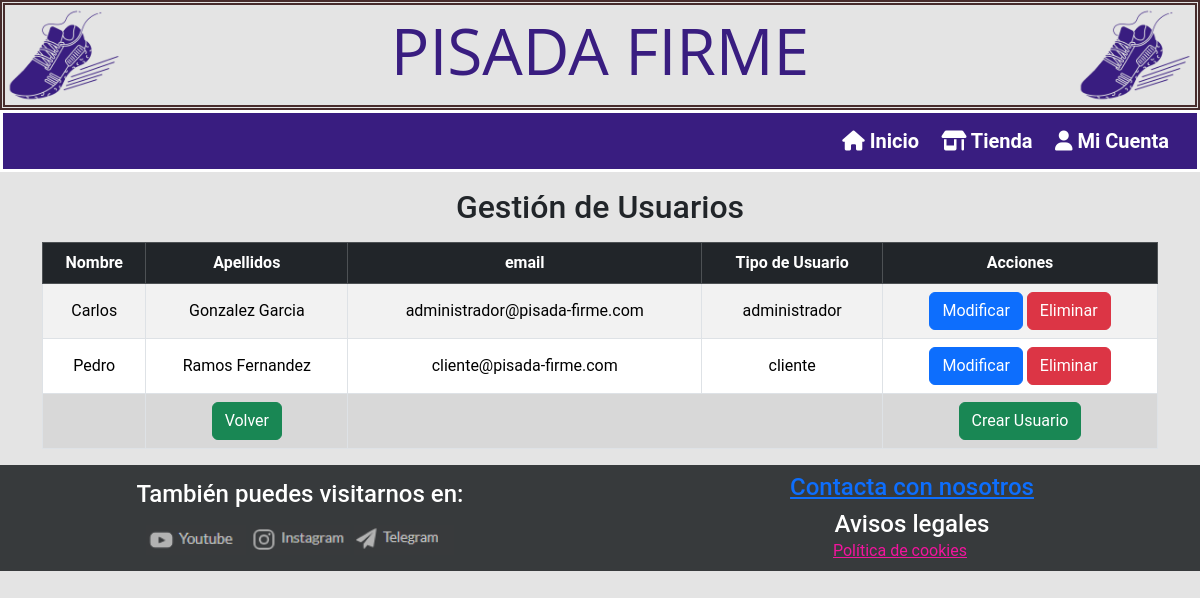
The app's page /php/administrador/gestion_usuarios.php (signed in) with its own data.
### tables this page shows
CREATE TABLE `usuarios` (
  `id` int(11) NOT NULL,
  `nombre` varchar(50) NOT NULL,
  `apellidos` varchar(100) NOT NULL,
  `email` varchar(100) NOT NULL,
  `password` varchar(255) NOT NULL,
  `tipo_usuario` enum('cliente','administrador') NOT NULL
);

### php/administrador/gestion_usuarios.php (the view, shortened to what this page needs)
<?php
$usuario_logueado = false;
$tipo_usuario = null;
if (isset($_SESSION['id'])) {
    $usuario_logueado = true;
    if (isset($_SESSION['tipo_usuario'])) {
        $tipo_usuario = $_SESSION['tipo_usuario'];
    }
}
?>
<!DOCTYPE html>
<html lang="es">
<head>
    <link rel="stylesheet" href="../../css/bootstrap/css/bootstrap.min.css">
    <link rel="stylesheet" href="../../css/estilos.css">
    <link rel="stylesheet" href="https://cdnjs.cloudflare.com/ajax/libs/font-awesome/6.0.0-beta3/css/all.min.css">
</head>
<body>
<header>
    <div class="logo_titulo">
        <img src="../../img/logo.png" alt="Logo" class="logo">
        <h1>PISADA FIRME</h1>
        <img src="../../img/logo.png" alt="Logo" class="logo">
    </div>
    <nav class="navbar navbar-expand-lg navbar-custom">
        <div class="container-fluid">
            <div class="collapse navbar-collapse" id="navbarContent">
                <div class="d-flex flex-column flex-lg-row ms-auto align-items-lg-center">
                    <a class="navbar-brand my-2 my-lg-0" href="../../index.html"><i class="fas fa-home"></i> Inicio</a>
                    <a class="navbar-brand my-2 my-lg-0" href="../cliente/tienda.php"><i class="fas fa-shop"></i> Tienda</a>
                    <a class="navbar-brand my-2 my-lg-0" href="../login.php"><i class="fas fa-user"></i> Mi Cuenta</a>
                </div>
            </div>
        </div>
    </nav>
</header>
<main>
<div class="container my-3">
    <?php
    if (($usuario_logueado)&&($tipo_usuario === 'administrador')) {
        include('../conexion_bbdd.php');
        $sql = "SELECT id, nombre, apellidos, email, password, tipo_usuario FROM usuarios";
        $result = $con->query($sql);
        $usuarios = [];
        if ($result->num_rows > 0) {
            while ($row = $result->fetch_assoc()) {
            $usuarios[] = $row;
            }
        }
        if (!empty($usuarios)) { ?>
            <h2 class="text-center mb-3">Gestión de Usuarios</h2>
            <table class="table table-striped table-hover table-bordered text-center">
                <thead class="table-dark">
                    <tr>
                        <th>Nombre</th>
                        <th>Apellidos</th>
                        <th>email</th>
                        <th>Tipo de Usuario</th>
                        <th>Acciones</th>
                    </tr>
                </thead>
                <tbody>
                    <?php foreach ($usuarios as $usuario) { ?>
                    <tr>
                        <td class="align-middle"><?php echo htmlspecialchars($usuario['nombre']); ?></td>
                        <td class="align-middle"><?php echo htmlspecialchars($usuario['apellidos']); ?></td>
                        <td class="align-middle"><?php echo htmlspecialchars($usuario['email']); ?></td>
                        <td class="align-middle"><?php echo htmlspecialchars($usuario['tipo_usuario']); ?></td>
                        <td class="align-middle">
                            <form method="POST" action="modificar_usuario.php" class="d-inline">
                                <button type="submit" class="btn btn-primary">Modificar</button>
                            </form>
                            <form method="POST" action="eliminar_usuario.php" class="d-inline">
                                <button type="submit" class="btn btn-danger">Eliminar</button>
                            </form>
                        </td>
                    </tr>
                    <?php } ?>
                    <tr>
                        <td style="background-color:transparent;"></td>
                        <td class="align-middle text-center" style="background-color:transparent;">
                            <a href="../panel_usuario.php" class="btn btn-success">Volver</a>
                        </td>
                        <td colspan="2" style="background-color:transparent;"></td>
                        <td class="align-middle text-center" style="background-color:transparent;">
                            <a href="crear_usuario.php" class="btn btn-success">Crear Usuario</a>
                        </td>
                    </tr>
                </tbody>
            </table>
            <?php  } else { ?>
                <div class="text-center" style="display: flex; justify-content: center; align-items: center; height: 200px; width: 100%;">
                <h2 class="mb-3" style="white-space: nowrap;">No hay usuarios disponibles para gestionar</h2>
                </div>
            <?php  }
    }?>
</div>
</main>
<footer>
    <div class="pie">
        <div>
            <h4 id="tambien">También puedes visitarnos en:</h4>
            <a href=# target="_blank"> <img src="../../img/youtube.png" alt="Youtube" width="100" height="30"></a>
            <a href=# target="_blank"> <img src="../../img/instagram.png" alt="Instagram" width="100" height="30"></a>
            <a href=# target="_blank"> <img src="../../img/telegram.png" alt="Telegram" width="100" height="30"></a>
        </div>
        <div>
            <h4 class="contacto"><a href=#>Contacta con nosotros</a></h4>
            <h4 class="contacto">Avisos legales</h4>
            <a href="https://www.interior.gob.es/opencms/es/politica-de-cookies/" id="politica">Política de cookies</a>
        </div>
    </div>
</footer>
</body>
</html>

### css/estilos.css (style rules this page uses)
body { background: #e4e4e4; font-family: 'Roboto', 'Playfair Display', sans-serif; }
.logo_titulo { display: flex; align-items: center; justify-content: space-between; border: double #472c2c 0.35rem; background: #e4e4e4; }
.logo { max-width: 150px; height: 100px; }
h1 { color: #391d80; font-size: 4rem; font-family: 'Open Sans'; flex-grow: 1; text-align: center; }
.navbar-custom { background: #391d80; border: solid white; }
.navbar-custom a { color: white; font-weight: bold; margin-left: 0.4rem; }
.pie { display: grid; grid-template-columns: 1fr 1fr; justify-content: center; text-align: center; background-color: #373A3C; bottom: 0; width: 100%; }
footer h4 { color: white; }
#tambien { padding-top: 0.9rem; margin-bottom: 1rem; }
.contacto { margin-top: 0.5rem; padding-left: 1.5rem; }
#politica { color: rgb(241, 21, 157); position: relative; top: -0.5rem; }

### records on screen
usuarios: nombre "Carlos", apellidos "Gonzalez Garcia", email "administrador@pisada-firme.com", tipo_usuario "administrador"
usuarios: nombre "Pedro", apellidos "Ramos Fernandez", email "cliente@pisada-firme.com", tipo_usuario "cliente"
